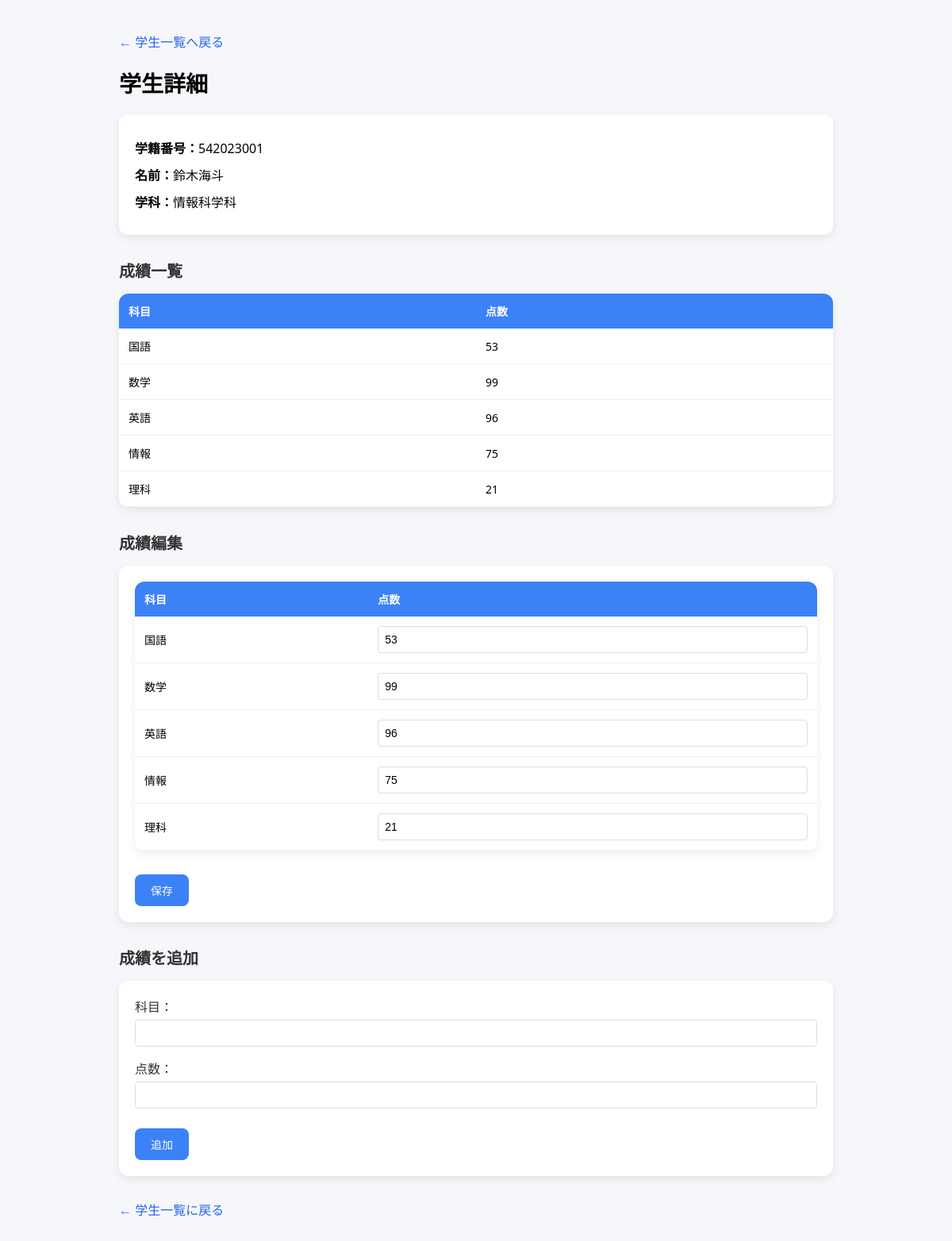
Page /students/542023001 on the committed database.
### tables this page shows
CREATE TABLE students (
    student_id TEXT PRIMARY KEY,
    name TEXT NOT NULL,
    department TEXT NOT NULL,
    grade INTEGER NOT NULL,
    year INTEGER NOT NULL
);

CREATE TABLE scores (
    id INTEGER PRIMARY KEY AUTOINCREMENT,
    student_id TEXT NOT NULL,
    subject TEXT NOT NULL,
    score INTEGER NOT NULL,
    FOREIGN KEY (student_id) REFERENCES students(student_id)
);

### app.py (the view)
@app.route("/students/<student_id>")
def student_detail(student_id):
    cur = get_db().cursor()
    cur.execute(
        "SELECT student_id, name, department FROM students WHERE student_id = ?",
        (student_id,)
    )
    student = cur.fetchone()
    cur.execute(
        "SELECT subject, score FROM scores WHERE student_id = ?",
        (student_id,)
    )
    scores = cur.fetchall()
    return render_template(
        "student_detail.html",
        student=student,
        scores=scores
    )

### app.py (called while the page is built)
def get_db():
    db = getattr(g, "_database", None)
    if db is None:
        db = g._database = sqlite3.connect(DATABASE)
    return db

@app.teardown_appcontext
def close_connection(exception):
    db = getattr(g, "_database", None)
    if db is not None:
        db.close()

### templates/student_detail.html (shortened to what this page needs)
<!DOCTYPE html>
<html lang="ja">
<head>
</head>
<body>
  <div class="container">
    <p style="margin-bottom: 20px;">
      <a href="/students" style="color: #2563eb; text-decoration: none;">← 学生一覧へ戻る</a>
    </p>
    <h1>学生詳細</h1>
    <div class="info-card">
      <p><strong>学籍番号：</strong>{{ student[0] }}</p>
      <p><strong>名前：</strong>{{ student[1] }}</p>
      <p><strong>学科：</strong>{{ student[2] }}</p>
    </div>
    <h2>成績一覧</h2>
    {% if scores %}
    <table>
      <thead>
        <tr>
          <th>科目</th>
          <th>点数</th>
        </tr>
      </thead>
      <tbody>
        {% for s in scores %}
        <tr>
          <td>{{ s[0] }}</td>
          <td>{{ s[1] }}</td>
        </tr>
        {% endfor %}
      </tbody>
    </table>
    {% else %}
    <div class="info-card">
      <p style="color: #666; text-align: center;">成績が登録されていません</p>
    </div>
    {% endif %}
    <h2>成績編集</h2>
    {% if scores %}
    <div class="info-card">
      <form method="post" action="/students/{{ student[0] }}/edit">
        <table>
          <thead>
            <tr>
              <th>科目</th>
              <th>点数</th>
            </tr>
          </thead>
          <tbody>
            {% for s in scores %}
            <tr>
              <td>{{ s[0] }}</td>
              <td>
                <input
                  type="number"
                  name="{{ s[0] }}"
                  value="{{ s[1] }}"
                  min="0"
                  max="100"
                >
              </td>
            </tr>
            {% endfor %}
          </tbody>
        </table>
        <button type="submit">保存</button>
      </form>
    </div>
    {% endif %}
    <h2>成績を追加</h2>
    <div class="info-card">
      <form method="post" action="/students/{{ student[0] }}/add_score">
        <div class="form-group">
          <label for="subject">科目：</label>
          <input type="text" id="subject" name="subject" required>
        </div>
        <div class="form-group">
          <label for="score">点数：</label>
          <input type="number" id="score" name="score" min="0" max="100" required>
        </div>
        <button type="submit">追加</button>
      </form>
    </div>
    <p style="margin-top: 30px;"><a href="/students">← 学生一覧に戻る</a></p>
  </div>
</body>
</html>

### templates/student_detail.html (style rules this page uses)
body { font-family: "Segoe UI", sans-serif; background: #f5f7fa; margin: 0; padding: 0; }
.container { max-width: 900px; margin: 40px auto; }
h1 { font-size: 28px; margin-bottom: 20px; }
h2 { font-size: 20px; margin-top: 30px; margin-bottom: 15px; color: #333; }
.info-card { background: white; padding: 20px; border-radius: 12px; box-shadow: 0 4px 12px rgba(0,0,0,0.08); margin-bottom: 20px; }
.info-card p { margin: 10px 0; font-size: 16px; }
table { width: 100%; border-collapse: collapse; background: white; border-radius: 12px; overflow: hidden; box-shadow: 0 4px 12px rgba(0,0,0,0.08); margin-bottom: 20px; }
th { background: #3b82f6; color: white; padding: 12px; text-align: left; font-size: 14px; }
td { padding: 12px; border-bottom: 1px solid #eee; font-size: 14px; }
input[type="number"], input[type="text"] { padding: 8px; border: 1px solid #ddd; border-radius: 4px; font-size: 14px; width: 100%; box-sizing: border-box; }
button { background: #3b82f6; color: white; padding: 10px 20px; border: none; border-radius: 8px; cursor: pointer; font-size: 14px; margin-top: 10px; }
a { color: #2563eb; text-decoration: none; }
.form-group { margin-bottom: 15px; }
.form-group label { display: block; margin-bottom: 5px; font-weight: 500; color: #333; }

### rows in the picture
students: student_id "542023001", name "鈴木海斗", department "情報科学科"
scores: subject "国語", score "53"
scores: subject "数学", score "99"
scores: subject "英語", score "96"
scores: subject "情報", score "75"
scores: subject "理科", score "21"
